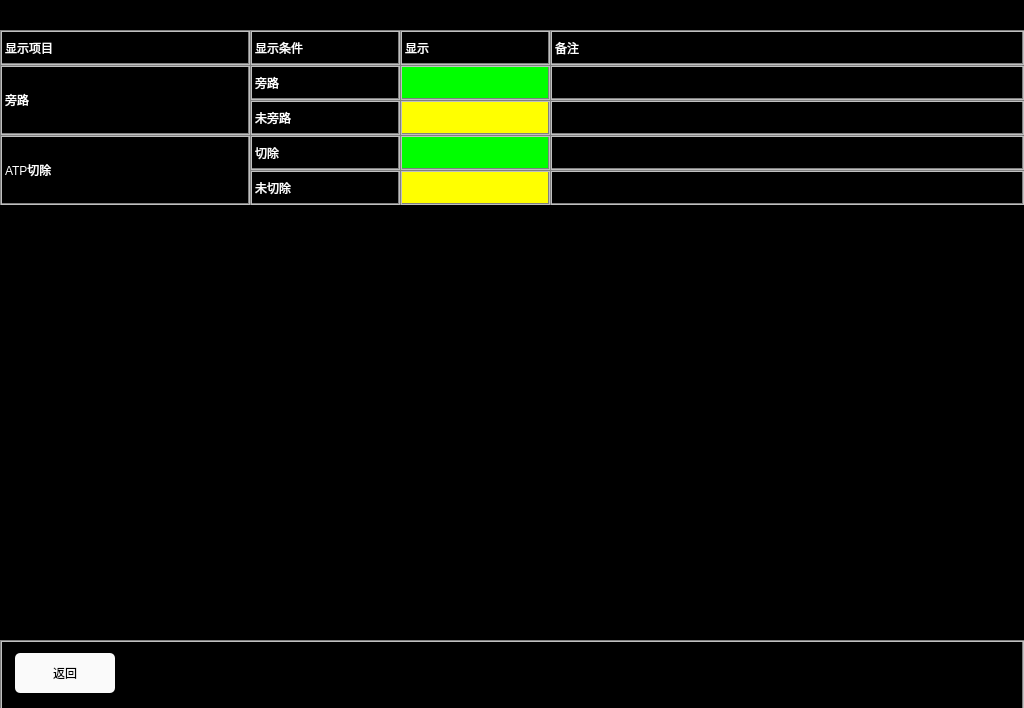
<?xml version="1.0" encoding="UTF-8"?>
<ui version="4.0">
 <class>OtherChannelsHelpPage</class>
 <widget class="QWidget" name="OtherChannelsHelpPage">
  <property name="geometry">
   <rect>
    <x>0</x>
    <y>0</y>
    <width>1024</width>
    <height>708</height>
   </rect>
  </property>
  <property name="windowTitle">
   <string>Form</string>
  </property>
  <property name="styleSheet">
   <string notr="true">QLabel
{
	color: white;
	border: 2px groove, gray;
    border-color: gray;
	font: 20px, &quot;SimHei&quot;;	
}

QWidget
{
	background-color: black;
}

QPushButton
{
	font: 20px, &quot;SimHei&quot;;
    color: black;
	background-color: rgb(250, 250, 250);
	border-radius: 5px;
}</string>
  </property>
  <widget class="QLabel" name="label_breakLevel4_5">
   <property name="geometry">
    <rect>
     <x>250</x>
     <y>30</y>
     <width>150</width>
     <height>35</height>
    </rect>
   </property>
   <property name="text">
    <string>显示条件</string>
   </property>
  </widget>
  <widget class="QLabel" name="label_breakLevel4_3">
   <property name="geometry">
    <rect>
     <x>550</x>
     <y>30</y>
     <width>474</width>
     <height>35</height>
    </rect>
   </property>
   <property name="text">
    <string>备注</string>
   </property>
  </widget>
  <widget class="QLabel" name="label_viewComment">
   <property name="geometry">
    <rect>
     <x>550</x>
     <y>65</y>
     <width>474</width>
     <height>35</height>
    </rect>
   </property>
   <property name="text">
    <string/>
   </property>
  </widget>
  <widget class="QLabel" name="label_voltage1">
   <property name="geometry">
    <rect>
     <x>250</x>
     <y>100</y>
     <width>150</width>
     <height>35</height>
    </rect>
   </property>
   <property name="text">
    <string>未旁路</string>
   </property>
  </widget>
  <widget class="QLabel" name="label_viewCondition">
   <property name="geometry">
    <rect>
     <x>250</x>
     <y>65</y>
     <width>150</width>
     <height>35</height>
    </rect>
   </property>
   <property name="text">
    <string>旁路</string>
   </property>
  </widget>
  <widget class="QLabel" name="label_voltage1_2">
   <property name="geometry">
    <rect>
     <x>550</x>
     <y>100</y>
     <width>474</width>
     <height>35</height>
    </rect>
   </property>
   <property name="text">
    <string/>
   </property>
  </widget>
  <widget class="QLabel" name="label_voltage">
   <property name="geometry">
    <rect>
     <x>0</x>
     <y>65</y>
     <width>250</width>
     <height>70</height>
    </rect>
   </property>
   <property name="text">
    <string>旁路</string>
   </property>
  </widget>
  <widget class="QLabel" name="label_viewItem">
   <property name="geometry">
    <rect>
     <x>400</x>
     <y>65</y>
     <width>150</width>
     <height>35</height>
    </rect>
   </property>
   <property name="styleSheet">
    <string notr="true">background-color: rgb(0,255,0);</string>
   </property>
   <property name="text">
    <string/>
   </property>
  </widget>
  <widget class="QLabel" name="label_breakLevel4_4">
   <property name="geometry">
    <rect>
     <x>400</x>
     <y>30</y>
     <width>150</width>
     <height>35</height>
    </rect>
   </property>
   <property name="styleSheet">
    <string notr="true"/>
   </property>
   <property name="text">
    <string>显示</string>
   </property>
  </widget>
  <widget class="QLabel" name="label_voltage1_1">
   <property name="geometry">
    <rect>
     <x>400</x>
     <y>100</y>
     <width>150</width>
     <height>35</height>
    </rect>
   </property>
   <property name="styleSheet">
    <string notr="true">background-color:yellow;</string>
   </property>
   <property name="text">
    <string/>
   </property>
  </widget>
  <widget class="QLabel" name="label_current_2">
   <property name="geometry">
    <rect>
     <x>0</x>
     <y>30</y>
     <width>250</width>
     <height>35</height>
    </rect>
   </property>
   <property name="text">
    <string>显示项目</string>
   </property>
  </widget>
  <widget class="QLabel" name="label_voltage4_6">
   <property name="geometry">
    <rect>
     <x>550</x>
     <y>170</y>
     <width>474</width>
     <height>35</height>
    </rect>
   </property>
   <property name="text">
    <string/>
   </property>
  </widget>
  <widget class="QLabel" name="label_voltage_4">
   <property name="geometry">
    <rect>
     <x>0</x>
     <y>135</y>
     <width>250</width>
     <height>70</height>
    </rect>
   </property>
   <property name="text">
    <string>ATP切除</string>
   </property>
  </widget>
  <widget class="QLabel" name="label_voltage3_6">
   <property name="geometry">
    <rect>
     <x>550</x>
     <y>135</y>
     <width>474</width>
     <height>35</height>
    </rect>
   </property>
   <property name="text">
    <string/>
   </property>
  </widget>
  <widget class="QLabel" name="label_voltage4_7">
   <property name="geometry">
    <rect>
     <x>250</x>
     <y>170</y>
     <width>150</width>
     <height>35</height>
    </rect>
   </property>
   <property name="text">
    <string>未切除</string>
   </property>
  </widget>
  <widget class="QLabel" name="label_voltage4_8">
   <property name="geometry">
    <rect>
     <x>400</x>
     <y>170</y>
     <width>150</width>
     <height>35</height>
    </rect>
   </property>
   <property name="styleSheet">
    <string notr="true">background-color: yellow;</string>
   </property>
   <property name="text">
    <string/>
   </property>
  </widget>
  <widget class="QLabel" name="label_voltage3_7">
   <property name="geometry">
    <rect>
     <x>250</x>
     <y>135</y>
     <width>150</width>
     <height>35</height>
    </rect>
   </property>
   <property name="text">
    <string>切除</string>
   </property>
  </widget>
  <widget class="QLabel" name="label_voltage3_8">
   <property name="geometry">
    <rect>
     <x>400</x>
     <y>135</y>
     <width>150</width>
     <height>35</height>
    </rect>
   </property>
   <property name="styleSheet">
    <string notr="true">background-color: rgb(0,255,0);</string>
   </property>
   <property name="text">
    <string/>
   </property>
  </widget>
  <widget class="QLabel" name="NavigatorBackground">
   <property name="geometry">
    <rect>
     <x>0</x>
     <y>640</y>
     <width>1024</width>
     <height>70</height>
    </rect>
   </property>
   <property name="text">
    <string/>
   </property>
  </widget>
  <widget class="QPushButton" name="btn_back">
   <property name="geometry">
    <rect>
     <x>15</x>
     <y>653</y>
     <width>100</width>
     <height>40</height>
    </rect>
   </property>
   <property name="styleSheet">
    <string notr="true">font: 20px, &quot;SimHei&quot;;
color: black;
background-color: rgb(250, 250, 250);
border-radius: 5px;</string>
   </property>
   <property name="text">
    <string>返回</string>
   </property>
  </widget>
 </widget>
 <resources/>
 <connections/>
</ui>
